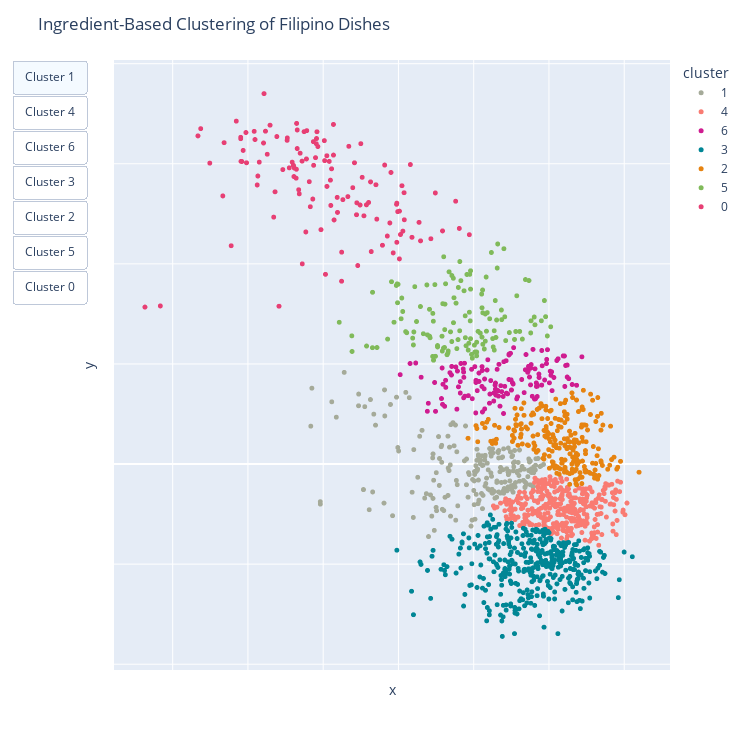

Notebook code cell kept with this figure:
### Markdown cell above
## Visualization

### Code cell
import plotly.express as px
import pandas as pd


df = pd.DataFrame(
    {
        "x": reduced_embeddings[:, 0],
        "y": reduced_embeddings[:, 1],
        "cluster": cluster_labels.astype(str),
        "recipe_name": [recipe["name"] for recipe in reduced_recipes],
        "ingredients": [
            "<br>".join(recipe["ingredients"]) for recipe in reduced_recipes
        ],
    }
)

fig = px.scatter(
    df,
    x="x",
    y="y",
    color="cluster",
    hover_name="recipe_name",
    hover_data=["ingredients"],
    width=750,
    height=750,
    color_discrete_sequence=px.colors.qualitative.Bold_r,
)

fig.update_traces(marker=dict(size=5))
fig.update_layout(title="Ingredient-Based Clustering of Filipino Dishes")

unique_clusters = df["cluster"].unique()
buttons = list(
    [
        dict(
            label=f"Cluster {cluster}",
            method="update",
            args=[
                {"visible": [cluster == c for c in unique_clusters]},
                {"title": f"Ingredient-Based Clustering - Cluster {cluster}"},
            ],
        )
        for cluster in unique_clusters
    ]
)
fig.update_layout(
    updatemenus=[
        dict(
            type="buttons",
            direction="down",
            buttons=buttons,
        )
    ]
)

fig.update_xaxes(showticklabels=False)
fig.update_yaxes(showticklabels=False)

fig.show()

### Figure 1 — Plotly figure (JSON) as saved in the notebook; plotly's stock layout.template omitted (floating-point values rounded to 4 significant figures; data arrays with more than 128 entries replaced by an {"elided": "..."} marker saying what was removed)
{"data": [{"customdata": {"elided": "210x1 str values"}, "hovertemplate": "<b>%{hovertext}</b><br><br>cluster=1<br>x=%{x}<br>y=%{y}<br>ingredients=%{customdata[0]}<extra></extra>", "hovertext": {"elided": "210 str values"}, "legendgroup": "1", "marker": {"color": "rgb(165, 170, 153)", "size": 5, "symbol": "circle"}, "mode": "markers", "name": "1", "showlegend": true, "type": "scattergl", "x": {"elided": "210 float values"}, "xaxis": "x", "y": {"elided": "210 float values"}, "yaxis": "y"}, {"customdata": {"elided": "343x1 str values"}, "hovertemplate": "<b>%{hovertext}</b><br><br>cluster=4<br>x=%{x}<br>y=%{y}<br>ingredients=%{customdata[0]}<extra></extra>", "hovertext": {"elided": "343 str values"}, "legendgroup": "4", "marker": {"color": "rgb(249, 123, 114)", "size": 5, "symbol": "circle"}, "mode": "markers", "name": "4", "showlegend": true, "type": "scattergl", "x": {"elided": "343 float values"}, "xaxis": "x", "y": {"elided": "343 float values"}, "yaxis": "y"}, {"customdata": {"elided": "136x1 str values"}, "hovertemplate": "<b>%{hovertext}</b><br><br>cluster=6<br>x=%{x}<br>y=%{y}<br>ingredients=%{customdata[0]}<extra></extra>", "hovertext": {"elided": "136 str values"}, "legendgroup": "6", "marker": {"color": "rgb(207, 28, 144)", "size": 5, "symbol": "circle"}, "mode": "markers", "name": "6", "showlegend": true, "type": "scattergl", "x": {"elided": "136 float values"}, "xaxis": "x", "y": {"elided": "136 float values"}, "yaxis": "y"}, {"customdata": {"elided": "379x1 str values"}, "hovertemplate": "<b>%{hovertext}</b><br><br>cluster=3<br>x=%{x}<br>y=%{y}<br>ingredients=%{customdata[0]}<extra></extra>", "hovertext": {"elided": "379 str values"}, "legendgroup": "3", "marker": {"color": "rgb(0, 134, 149)", "size": 5, "symbol": "circle"}, "mode": "markers", "name": "3", "showlegend": true, "type": "scattergl", "x": {"elided": "379 float values"}, "xaxis": "x", "y": {"elided": "379 float values"}, "yaxis": "y"}, {"customdata": {"elided": "231x1 str values"}, "hovertemplate": "<b>%{hovertext}</b><br><br>cluster=2<br>x=%{x}<br>y=%{y}<br>ingredients=%{customdata[0]}<extra></extra>", "hovertext": {"elided": "231 str values"}, "legendgroup": "2", "marker": {"color": "rgb(230, 131, 16)", "size": 5, "symbol": "circle"}, "mode": "markers", "name": "2", "showlegend": true, "type": "scattergl", "x": {"elided": "231 float values"}, "xaxis": "x", "y": {"elided": "231 float values"}, "yaxis": "y"}, {"customdata": {"elided": "133x1 str values"}, "hovertemplate": "<b>%{hovertext}</b><br><br>cluster=5<br>x=%{x}<br>y=%{y}<br>ingredients=%{customdata[0]}<extra></extra>", "hovertext": {"elided": "133 str values"}, "legendgroup": "5", "marker": {"color": "rgb(128, 186, 90)", "size": 5, "symbol": "circle"}, "mode": "markers", "name": "5", "showlegend": true, "type": "scattergl", "x": {"elided": "133 float values"}, "xaxis": "x", "y": {"elided": "133 float values"}, "yaxis": "y"}, {"customdata": [["butter<br>cake flour<br>cornstarch<br>cream tartar<br>egg<br>fruit cocktail juice<br>gelatin<br>milk<br>vanilla"], ["breadcrumb<br>butter<br>egg<br>flour<br>milk"], ["bread<br>bread crumb<br>cheese<br>egg<br>milk<br>strawberry jam"], ["butter<br>cherry<br>cream<br>egg<br>lemon<br>milk<br>pineapple<br>vanilla<br>vegetable"], ["cinnamon<br>egg<br>lemon<br>raisin<br>soda"], ["butter<br>cashew<br>cream milk<br>oreo cookie<br>pinipig"], ["butter<br>cheese<br>coconut<br>egg<br>margarine<br>rice"], ["cheese<br>coconut<br>egg<br>margarine<br>rice"], ["egg<br>flour<br>milk<br>soda<br>vanilla"], ["butter<br>egg<br>flour<br>margarine<br>milk<br>vanilla"], ["bread<br>bread crumb<br>cheese<br>egg<br>mayonnaise<br>milk"], ["butter<br>egg<br>flour<br>milk<br>yeast"], ["butter<br>egg<br>flour<br>milk<br>yeast"], ["butter<br>chocolate<br>cocoa<br>coffee<br>milk<br>soda<br>vanilla<br>vinegar"], ["butter<br>coconut<br>graham cracker crumbs<br>lime<br>mango<br>pineapple"], ["chocolate<br>cream tartar<br>egg<br>flour<br>mango<br>whipping cream"], ["bread<br>bread crumb<br>cheese<br>dog<br>egg<br>milk"], ["bread crumb<br>butter<br>cocoa<br>egg<br>f<br>graham cracker crumbs<br>milk<br>nutella"], ["breadcrumb<br>butter<br>egg<br>flour<br>milk<br>yam"], ["bread<br>butter<br>egg<br>flour<br>food<br>milk<br>vanilla"], ["bread crumb<br>butter<br>cocoa<br>egg<br>flour<br>food<br>milk<br>vanilla"], ["bread crumb<br>butter<br>cheese<br>egg<br>milk<br>vegetable<br>yam"], ["butter<br>cream<br>egg<br>lime<br>soda<br>vegetable"], ["almond<br>brandy<br>cherry<br>date<br>egg<br>flour<br>fruit<br>margarine<br>molasse<br>nutmeg<br>orange<br>pili nuts<br>raisin<br>syrup"], ["butter<br>cocoa<br>dulce de leche<br>egg<br>milk<br>soda<br>vanilla"], ["butter<br>cherry syrup<br>chocolate<br>cocoa cake<br>cream<br>egg<br>soda"], ["butter<br>coating<br>egg<br>milk<br>yeast"], ["cashew<br>cream tartar<br>egg<br>graham cracker crumbs<br>vanilla"], ["cashew<br>cashews<br>cream tartar<br>egg<br>vanilla"], ["butter<br>egg<br>flour<br>potato<br>yeast"], ["almond<br>butter<br>cake flour<br>cheese<br>egg<br>milk<br>vanilla"], ["cornstarch<br>cream tartar<br>egg<br>margarine<br>milk<br>vanilla"], ["butter<br>coconut<br>egg<br>flour<br>flour milk<br>milk<br>vanilla<br>vegetable<br>yeast"], ["butter<br>cinnamon<br>coconut<br>cream<br>egg<br>nutmeg<br>pineapple<br>raisin"], ["butter<br>cheese<br>egg<br>milk<br>vanilla"], ["breadcrumb<br>cornstarch<br>egg<br>flour<br>lemon<br>loaf bread<br>mango<br>vanilla"], ["bread<br>breadcrumb<br>cheese<br>egg<br>flour<br>mayonnaise<br>milk"], ["butter<br>cassava<br>cheese<br>coconut<br>egg<br>milk"], ["banana<br>butter<br>cheese<br>coconut<br>egg<br>milk<br>rice"], ["banana<br>egg<br>flour<br>soda<br>vanilla"], ["cream<br>egg<br>gelatin<br>milk<br>vanilla"], ["bread<br>butter<br>cheese<br>egg<br>ham<br>mustard<br>turkey"], ["breadcrumb<br>cinnamon<br>cornstarch<br>egg<br>loaf bread<br>mango<br>peach"], ["banana<br>egg<br>flour<br>milk<br>vanilla"], ["chocolate<br>cocoa<br>egg<br>flour<br>mayonnaise<br>soda<br>vanilla<br>walnut"], ["chocolate<br>cocoa<br>egg<br>flour<br>vanilla"], ["cheese<br>coconut<br>egg<br>margarine<br>rice<br>vanilla"], ["butter<br>buttermilk<br>egg<br>flour<br>soda<br>vanilla"], ["butter<br>cassava<br>coconut<br>egg<br>milk"], ["banana<br>egg<br>flour<br>raisin<br>soda<br>vanilla"], ["banana<br>butter<br>cream<br>flour<br>soda<br>vanilla<br>walnut"], ["butter<br>coconut<br>egg<br>milk<br>vanilla"], ["coconut<br>corn cream<br>cornstarch<br>latik<br>milk"], ["butter<br>chocolate<br>egg<br>flour<br>milk<br>oat bran<br>soda<br>vanilla"], ["apple<br>caster<br>cinnamon<br>egg<br>flour<br>honey<br>milk<br>soda<br>vanilla<br>walnut"], ["cheese<br>coconut<br>egg<br>margarine<br>milk<br>rice"], ["banana<br>chocolate<br>egg<br>flour<br>soda"], ["cherry<br>cream<br>fruit cocktail<br>graham<br>graham cracker<br>milk<br>vanilla<br>whipping cream"], ["butter<br>cheese<br>chicken<br>cream<br>hashbrown potato"], ["almond<br>butter<br>chocolate<br>flour<br>minute oat<br>soda<br>vanilla"], ["cinnamon<br>egg<br>flour<br>nutmeg<br>pumpkin<br>soda"], ["butter<br>cashew<br>cocoa<br>egg<br>flour<br>sea<br>vanilla"], ["butter<br>cocoa<br>egg<br>flour<br>vanilla"], ["banana<br>egg<br>gluten almond<br>gluten flour<br>soda<br>vanilla"], ["almond<br>butter<br>egg<br>flour<br>milk<br>pecan chip<br>potato<br>vanilla"], ["butter<br>chocolate<br>egg<br>flour<br>soda<br>vanilla"], ["butter<br>buttermilk<br>egg<br>soda<br>wheat flour"], ["ice<br>milk<br>strawberry<br>vanilla<br>yogurt"], ["banana<br>honey<br>ice<br>vanilla<br>yogurt"], ["banana<br>butter<br>egg<br>flour<br>soda<br>vanilla"], ["butter<br>cheese<br>egg<br>flour<br>graham cracker crumbs<br>lemon<br>milk<br>vanilla"], ["butter<br>buttermilk<br>cornmeal<br>egg<br>flour<br>kernel corn<br>soda"], ["butter<br>cheese<br>cherry<br>egg<br>flour<br>milk<br>walnut"], ["bacon<br>butter<br>cheese<br>flour<br>milk<br>worcestershire"], ["butter<br>buttermilk<br>egg<br>flour<br>milk<br>soda"], ["cheese<br>crab<br>mustard<br>tabasco<br>whipping cream"], ["cheese<br>egg<br>fiber multigrain bread<br>mayonnaise<br>turkey"], ["cinnamon<br>egg<br>flour<br>lime juice<br>nutmeg<br>pastry dough crust pie<br>peach"], ["butter<br>cake flour<br>cheese<br>cocoa<br>egg<br>food<br>milk<br>soda<br>vanilla<br>vinegar"], ["cheese<br>egg<br>english muffin<br>mayonnaise<br>tomato ketchup"], ["butter<br>candy<br>cocoa<br>cupcake<br>egg<br>flour<br>milk<br>soda"], ["butter<br>cheese<br>chocolate<br>confectioner<br>cream<br>dutch cocoa<br>egg<br>flour<br>sea<br>soda<br>vanilla"], ["butter<br>egg<br>flour<br>milk<br>pancake syrup<br>sausage patty<br>vanilla"], ["buttermilk<br>egg<br>flour<br>raisin<br>soda<br>vanilla<br>vegetable<br>wheat bran"], ["chocolate<br>cocoa<br>egg<br>flour<br>milk<br>vanilla<br>vegetable<br>walnut"], ["banana<br>egg<br>flour<br>lemon<br>soda<br>vanilla<br>vegetable<br>walnut"], ["butter<br>chocolate<br>egg<br>flour<br>soda<br>vanilla<br>walnut"], ["banana<br>chocolate<br>egg<br>pancake<br>vegetable"], ["confectioner<br>egg<br>flour<br>jelly<br>vanilla"], ["blueberry<br>egg<br>flour<br>milk<br>vegetable"], ["butter<br>cornmeal<br>egg<br>flour<br>milk"], ["cake flour<br>cream<br>cream tartar<br>egg<br>strawberry<br>vanilla"], ["butter<br>egg<br>flour<br>milk<br>pineapple"], ["bread crumb<br>egg<br>flour<br>milk<br>potato"], ["cinnamon<br>egg<br>milk<br>nutmeg<br>pastry dough crust pie<br>pumpkin"], ["brandy<br>butter<br>cinnamon nutmeg<br>egg<br>mango candy<br>nut<br>prune<br>raisin<br>vanilla"], ["butter<br>buttermilk<br>cherry<br>cherry liqueur<br>cocoa<br>confectioner<br>egg<br>flour<br>soda<br>vanilla<br>whipping cream"], ["apple<br>butter<br>cinnamon<br>nutmeg<br>pastry dough"], ["banana<br>butter<br>cornstarch<br>egg<br>graham cracker crumbs<br>milk<br>vanilla<br>whipping cream"], ["cream<br>graham<br>graham cracker<br>mango<br>milk"], ["cocoa<br>cream tartar<br>egg<br>flour<br>graham cracker crumbs<br>milk<br>soda<br>vanilla<br>vegetable"], ["butter<br>cinnamon<br>egg<br>milk<br>nutmeg<br>pie crust<br>potato<br>vanilla"], ["butter<br>coconut<br>cornstarch<br>flour<br>milk"], ["butter<br>egg<br>flour<br>soda<br>vanilla"], ["confectioner<br>cream tartar<br>egg<br>milk<br>vanilla"], ["cake flour<br>cream tartar<br>egg<br>lemon<br>vegetable"], ["butter<br>cornmeal<br>egg<br>flour<br>honey<br>kernel corn<br>milk"], ["butter<br>cinnamon<br>egg<br>flour<br>oat<br>raisin<br>vanilla"], ["butter<br>egg<br>flour<br>milk<br>pie crust<br>vanilla"], ["corn kernel<br>cornstarch<br>milk<br>peanut<br>raisin"], ["butter<br>chocolate<br>coffee<br>egg<br>flour<br>vanilla<br>walnut"], ["blueberry<br>cream<br>kiwi<br>milk<br>nata de coco<br>strawberry"], ["butter<br>cheese<br>egg<br>ham<br>milk<br>spinach"], ["cake<br>cake flour<br>caramel<br>cream tartar<br>custard<br>egg<br>lemon<br>meringue<br>milk"], ["cheese<br>cream<br>egg<br>flour<br>graham pie crust<br>pie filling<br>vanilla"], ["butter<br>egg<br>flour<br>soda<br>walnut"], ["butter<br>buttercream<br>cake<br>cake flour<br>confectioner<br>cream tartar<br>egg<br>milk<br>vanilla"], ["breadcrumb<br>butter<br>cheese<br>chicken<br>egg<br>ham<br>paprika"], ["butter<br>cake<br>carrot<br>cheese<br>cinnamon<br>confectioner<br>egg<br>flour<br>milk<br>soda<br>vanilla<br>vegetable<br>walnut"], ["butter<br>chocolate<br>cocoa<br>confectioner<br>cupcake<br>egg<br>flour<br>vanilla"], ["butter<br>cheese<br>egg<br>flour<br>milk<br>rise yeast"], ["butter<br>cassava<br>cheese<br>coconut<br>egg<br>milk"], ["bread crumb<br>bread flour<br>butter<br>egg<br>flour<br>milk<br>rise yeast"], ["butter<br>egg<br>fruit cocktail<br>gelatin<br>milk<br>vanilla"]], "hovertemplate": "<b>%{hovertext}</b><br><br>cluster=0<br>x=%{x}<br>y=%{y}<br>ingredients=%{customdata[0]}<extra></extra>", "hovertext": ["Crema de Fruta", "Pandesal", "Ham and Cheese Bread Rolls", "Pineapple Upside-down Cake", "Mango Bread Loaf", "Polvoron", "Bibingka", "Royal Bibingka", "Kababayan", "Cebuana Torta", "Crispy Tuna Pies", "Monay", "Otap", "Moist Chocolate Cupcakes with Mocha Buttercream Frosting", "Tropical Magic Bars", "Mango Bravo Cake", "Cheese Dog Bread Rolls", "Chocolate Pandesal", "Pandan Pandesal with Ube Halaya Filling", "Kalihim", "Red Velvet Pandesal", "Ube Cheese Pandesal", "Calamansi Muffins", "Christmas Fruitcake", "Impossible Chocolate Flan Cake", "Black Forest Swiss Roll", "Bicho-Bicho", "Silvanas (Sylvanas)", "Sans Rival", "Sweet Potato Dinner Rolls", "Yema Cake", "Pianono (Filipino Sponge Cake Roll)", "Pan de Coco", "Hawaiian Bread Pudding", "Cheese Puto", "Air Fried Peach Mango Pie", "Idol Cheesedog Bread Roll and Bites", "Cassava Cake Recipe Creamy and Cheesy Version", "Bibingka Recipe", "Banana Bread Recipe", "No Steam Easy Flan", "Monte Cristo", "Peach Mango Nuggets", "Banana Fritter Recipe", "Mayo Brownies", "Chocolate Crinkle Cookies", "Bibingka Muffins", "Buttermilk Waffles", "Steamed Cassava Cake", "Moist Banana Bread with Raisins", "Mini Banana Cake with Walnuts for Kids", "Chewy Coconut Macaroons Recipe", "Creamy Mais Maja Blanca", "Oat Bran Chocolate Chip Cookie", "Apple Cake Recipe", "Royal Bibingka", "Dark Chocolate Banana Bread", "Fruit Cocktail Float", "Hashbrown Casserole", "Oatmeal Chocolate Chip Cookies", "Pumpkin Muffins", "Brownies Recipe", "How to Make Brownies", "Gluten Free Banana Bread with Almonds Recipe", "Sweet Potato Casserole", "White Chocolate Chip Cookie", "Delicious Whole Wheat Pancakes", "Strawberry Greek Yogurt Smoothie", "Banana Yogurt Smoothie", "Easy Banana Muffin", "Lemon Cupcake with Cream Cheese Frosting", "Buttermilk Cornbread", "Pineapple Cake", "Cheese Fries", "Buttermilk Pancakes", "Crab Dip Recipe", "Turkey, Egg, and Cheese Breakfast Sandwich", "Peach Pie Recipe", "Red Velvet Cupcake Recipe", "Egg and Cheese English Muffin Sandwich", "Ghostly Dark Chocolate Cupcake", "Chocolate Cupcake with Cream Cheese Frosting", "Sausage and Egg Waffle Sandwich", "Raisin Bran Muffin Recipe", "Fudge Brownies", "Banana Nut Muffin", "Chocolate Chip Cookie Recipe", "Banana Chocolate Chip Muffin Recipe", "Jelly Roll", "Blueberry Muffins Recipe", "Cornbread Recipe", "Angel Food Cake with Strawberries", "Pineapple Upside Down Cake", "Potato Croquettes Recipe", "Pumpkin Pie", "Fruity Prune Cake", "Black Forest Cupcake Recipe", "Apple Pie Recipe", "How to Make Banana Cream Pie", "Jean's Graham Mango Float", "Chocolate Graham Cupcake", "Sweet Potato Pie Recipe", "Buko Pie", "Sugar Cookie Recipe", "Brazo de Mercedes", "Mamon Recipe", "Cornbread Muffin Recipe", "Oatmeal Cookies", "Egg Pie Recipe", "Shared Recipe. Maja Blanca", "Brownies with Walnuts", "Fruit Salad Recipe", "Ham and Spinach Omelet Recipe", "Custard Cake Recipe", "New York Style Cheesecake", "Food for the Gods Recipe", "Vanilla Chiffon Cake", "Chicken Cordon Bleu", "Carrot Cake Recipe", "Chocolate Cupcake Recipe", "Ensaymada Recipe", "Cassava Cake", "Pandesal", "Crema de Fruta Recipe"], "legendgroup": "0", "marker": {"color": "rgb(231, 63, 116)", "size": 5, "symbol": "circle"}, "mode": "markers", "name": "0", "showlegend": true, "type": "scattergl", "x": [0.4746, 0.4917, 0.5975, 0.5111, 0.4829, 0.5145, 0.676, 0.5901, 0.3336, 0.5186, 0.618, 0.5518, 0.5443, 0.3904, 0.5446, 0.5262, 0.5574, 0.4911, 0.6059, 0.5393, 0.4869, 0.57, 0.5136, 0.3666, 0.415, 0.3904, 0.5852, 0.505, 0.5101, 0.5978, 0.4294, 0.4908, 0.6013, 0.549, 0.5416, 0.5712, 0.6012, 0.519, 0.6158, 0.464, 0.5541, 0.6431, 0.6294, 0.599, 0.4873, 0.3981, 0.5886, 0.4674, 0.5638, 0.4463, 0.4647, 0.5015, 0.5244, 0.4777, 0.4207, 0.649, 0.4611, 0.3777, 0.6027, 0.3919, 0.4682, 0.436, 0.3908, 0.5096, 0.6078, 0.4654, 0.6075, 0.2836, 0.2631, 0.5048, 0.4214, 0.6046, 0.4898, 0.593, 0.4815, 0.5787, 0.5459, 0.4769, 0.4083, 0.6274, 0.3683, 0.3845, 0.5978, 0.4384, 0.4616, 0.534, 0.4521, 0.4123, 0.4094, 0.4604, 0.4588, 0.4655, 0.508, 0.6586, 0.4342, 0.5245, 0.3936, 0.4131, 0.5817, 0.4722, 0.4782, 0.4971, 0.563, 0.55, 0.4644, 0.4929, 0.4523, 0.4694, 0.4549, 0.503, 0.5137, 0.4413, 0.6942, 0.4256, 0.3493, 0.5019, 0.3372, 0.6809, 0.4233, 0.3973, 0.5328, 0.5603, 0.472, 0.4862], "xaxis": "x", "y": [0.6642, 0.664, 0.519, 0.5899, 0.5142, 0.4877, 0.5252, 0.5826, 0.6557, 0.5329, 0.4531, 0.573, 0.4982, 0.65, 0.522, 0.5283, 0.518, 0.6505, 0.4654, 0.5522, 0.6442, 0.5581, 0.6786, 0.5358, 0.6033, 0.6529, 0.4555, 0.5547, 0.5167, 0.5213, 0.6771, 0.6401, 0.5054, 0.5176, 0.602, 0.4894, 0.41, 0.5028, 0.5984, 0.5713, 0.496, 0.4502, 0.446, 0.5044, 0.5969, 0.602, 0.4818, 0.5481, 0.4245, 0.5884, 0.6807, 0.6462, 0.3653, 0.6097, 0.6415, 0.5417, 0.5744, 0.4362, 0.4586, 0.6046, 0.5399, 0.544, 0.6048, 0.5673, 0.4881, 0.6304, 0.5421, 0.316, 0.3136, 0.6161, 0.7402, 0.5561, 0.6122, 0.4219, 0.5642, 0.4372, 0.3966, 0.4638, 0.6648, 0.4829, 0.6421, 0.6852, 0.4431, 0.6544, 0.5916, 0.6349, 0.6468, 0.5576, 0.6484, 0.5969, 0.6032, 0.6675, 0.6048, 0.4659, 0.4934, 0.4234, 0.6267, 0.5755, 0.5975, 0.4, 0.6662, 0.4683, 0.5638, 0.6401, 0.589, 0.6344, 0.6516, 0.6211, 0.5919, 0.379, 0.6173, 0.3153, 0.4583, 0.619, 0.6013, 0.6063, 0.6702, 0.4709, 0.6651, 0.6624, 0.5344, 0.5227, 0.6053, 0.5295], "yaxis": "y"}], "layout": {"height": 750, "legend": {"title": {"text": "cluster"}, "tracegroupgap": 0}, "margin": {"t": 60}, "title": {"text": "Ingredient-Based Clustering of Filipino Dishes"}, "updatemenus": [{"buttons": [{"args": [{"visible": [true, false, false, false, false, false, false]}, {"title": "Ingredient-Based Clustering - Cluster 1"}], "label": "Cluster 1", "method": "update"}, {"args": [{"visible": [false, true, false, false, false, false, false]}, {"title": "Ingredient-Based Clustering - Cluster 4"}], "label": "Cluster 4", "method": "update"}, {"args": [{"visible": [false, false, true, false, false, false, false]}, {"title": "Ingredient-Based Clustering - Cluster 6"}], "label": "Cluster 6", "method": "update"}, {"args": [{"visible": [false, false, false, true, false, false, false]}, {"title": "Ingredient-Based Clustering - Cluster 3"}], "label": "Cluster 3", "method": "update"}, {"args": [{"visible": [false, false, false, false, true, false, false]}, {"title": "Ingredient-Based Clustering - Cluster 2"}], "label": "Cluster 2", "method": "update"}, {"args": [{"visible": [false, false, false, false, false, true, false]}, {"title": "Ingredient-Based Clustering - Cluster 5"}], "label": "Cluster 5", "method": "update"}, {"args": [{"visible": [false, false, false, false, false, false, true]}, {"title": "Ingredient-Based Clustering - Cluster 0"}], "label": "Cluster 0", "method": "update"}], "direction": "down", "type": "buttons"}], "width": 750, "xaxis": {"anchor": "y", "domain": [0, 1], "showticklabels": false, "title": {"text": "x"}}, "yaxis": {"anchor": "x", "domain": [0, 1], "showticklabels": false, "title": {"text": "y"}}}}
